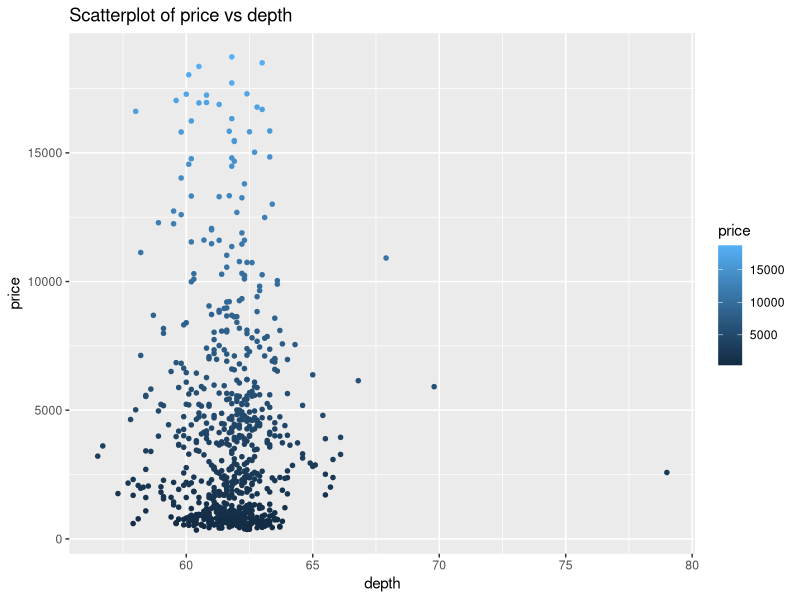

Write R code to recreate this figure.
myName <- "Jiahao Liu"

#1
library(dplyr)
mydata1 <- iris
iris.vers <- mydata1%>%
  filter(Species == "versicolor")
ans_1 <- iris.vers
ans_1

#2
sepal.dif <- iris.vers$Sepal.Length - iris.vers$Sepal.Width
ans_2 <- sepal.dif
ans_2

#3
iris.vers <- cbind(iris.vers,sepal.dif)
ans_3 <- iris.vers
ans_3

#4
mydata2 <- mtcars
ans_4 <- lapply(mydata2,class)
ans_4

#5
library(tidyverse)
mydata2$am <- as.integer(mydata2$am)
mydata2$cyl <- as.integer(mydata2$cyl)
mydata2$vs <- as.integer(mydata2$vs)
newmtc <- mydata2
ans_5 <- lapply(newmtc,class)
ans_5

#6
ans_6 <- newmtc %>% 
  mutate_if(is.numeric, round, digit = 1)
ans_6

#7
newdata <- mydata1%>%
  filter(Species == "virginica" & Sepal.Width > 3.5)
ans_7 <- newdata
ans_7

#8
df = subset(newdata, select = -c(Species))
ans_8 <- df
ans_8

#9
ans_9 <- which(mydata1$Species == "virginica" & mydata1$Sepal.Width > 3.5)
ans_9

#10
mydata3 <- diamonds
ideal <- mydata3%>%
  filter(cut == "Ideal" & carat < 0.21)
ideal
ans_10 <- nrow(ideal)
ans_10

#11
mydata3$x <- as.integer(mydata3$x)
mydata3$y <- as.integer(mydata3$y)
mydata3$z <- as.integer(mydata3$z)
data11 <- mydata3
data11_new <- data11%>%
  filter(x+y+z>40)
data11_new
ans_11 <- nrow(data11_new)
ans_11

#12
data12 <- mydata3%>%
  filter(price > 10000|depth >= 70)
data12
ans_12 <- nrow(data12)
ans_12

#13
ans_13 <- subset(mydata3[c(67,982),], select = c(color,y))
ans_13

#14
ans_14 <- mydata3[c(453,792,10489),]
ans_14

#15
ans_15 <- subset(mydata3[c(1:10),], select = c(x,y,z))
ans_15

#16
newdiam <- subset(mydata3[c(1:1000),])
ans_16 <- newdiam
ans_16

#17
ans_17 <- newdiam[order(newdiam$price),]
ans_17

#18
set.seed(56)
diam750 <- mydata3[sample(nrow(mydata3), 750),]
ans_18 <- diam750
ans_18

#19
ans_19 <- summary(diam750)
ans_19

#20
library(ggplot2)
ggplot(diam750, aes(x = depth, y = price, color = price)) +
  geom_point(size=2, shape=20)+labs(title = "Scatterplot of price vs depth")

